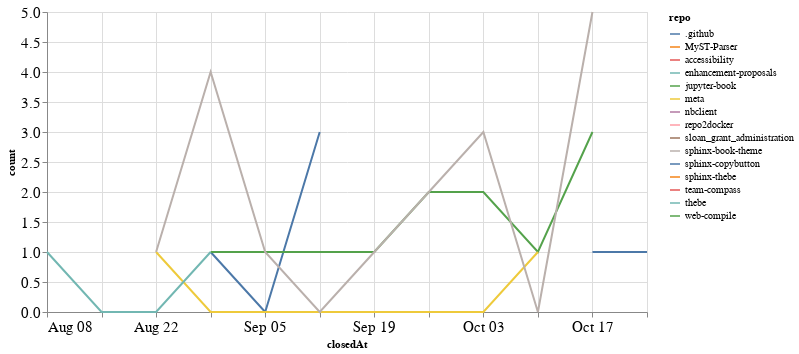

Notebook cell for this chart:
### Code cell
closed_by_time = closed_by.groupby('repo').resample('W', on='closedAt').count()['author'].reset_index()
closed_by_time = closed_by_time.rename(columns={'author': 'count'})

alt.Chart(closed_by_time, width=600).mark_line().encode(
    x='closedAt',
    y='count',
    color='repo',
    tooltip="repo"
)

### Figure 1 — Vega-Lite specification as saved in the notebook (floating-point values rounded to 4 significant figures)
{"config": {"axisLeft": {"labelFontSize": 15}, "axisBottom": {"labelFontSize": 15}}, "data": {"name": "data-6d7f8eaeabe88ea484bcc468e5a8c350"}, "mark": "line", "encoding": {"color": {"type": "nominal", "field": "repo"}, "tooltip": {"type": "nominal", "field": "repo"}, "x": {"type": "temporal", "field": "closedAt"}, "y": {"type": "quantitative", "field": "count"}}, "width": 600, "$schema": "https://vega.github.io/schema/vega-lite/v4.8.1.json", "datasets": {"data-6d7f8eaeabe88ea484bcc468e5a8c350": [{"repo": ".github", "closedAt": "2021-08-29T00:00:00", "count": 1}, {"repo": ".github", "closedAt": "2021-09-05T00:00:00", "count": 0}, {"repo": ".github", "closedAt": "2021-09-12T00:00:00", "count": 3}, {"repo": "MyST-Parser", "closedAt": "2021-09-26T00:00:00", "count": 1}, {"repo": "accessibility", "closedAt": "2021-08-29T00:00:00", "count": 2}, {"repo": "enhancement-proposals", "closedAt": "2021-10-10T00:00:00", "count": 1}, {"repo": "jupyter-book", "closedAt": "2021-08-29T00:00:00", "count": 1}, {"repo": "jupyter-book", "closedAt": "2021-09-05T00:00:00", "count": 1}, {"repo": "jupyter-book", "closedAt": "2021-09-12T00:00:00", "count": 1}, {"repo": "jupyter-book", "closedAt": "2021-09-19T00:00:00", "count": 1}, {"repo": "jupyter-book", "closedAt": "2021-09-26T00:00:00", "count": 2}, {"repo": "jupyter-book", "closedAt": "2021-10-03T00:00:00", "count": 2}, {"repo": "jupyter-book", "closedAt": "2021-10-10T00:00:00", "count": 1}, {"repo": "jupyter-book", "closedAt": "2021-10-17T00:00:00", "count": 3}, {"repo": "meta", "closedAt": "2021-08-22T00:00:00", "count": 1}, {"repo": "meta", "closedAt": "2021-08-29T00:00:00", "count": 0}, {"repo": "meta", "closedAt": "2021-09-05T00:00:00", "count": 0}, {"repo": "meta", "closedAt": "2021-09-12T00:00:00", "count": 0}, {"repo": "meta", "closedAt": "2021-09-19T00:00:00", "count": 0}, {"repo": "meta", "closedAt": "2021-09-26T00:00:00", "count": 0}, {"repo": "meta", "closedAt": "2021-10-03T00:00:00", "count": 0}, {"repo": "meta", "closedAt": "2021-10-10T00:00:00", "count": 1}, {"repo": "nbclient", "closedAt": "2021-09-19T00:00:00", "count": 1}, {"repo": "repo2docker", "closedAt": "2021-09-19T00:00:00", "count": 1}, {"repo": "sloan_grant_administration", "closedAt": "2021-10-10T00:00:00", "count": 1}, {"repo": "sphinx-book-theme", "closedAt": "2021-08-22T00:00:00", "count": 1}, {"repo": "sphinx-book-theme", "closedAt": "2021-08-29T00:00:00", "count": 4}, {"repo": "sphinx-book-theme", "closedAt": "2021-09-05T00:00:00", "count": 1}, {"repo": "sphinx-book-theme", "closedAt": "2021-09-12T00:00:00", "count": 0}, {"repo": "sphinx-book-theme", "closedAt": "2021-09-19T00:00:00", "count": 1}, {"repo": "sphinx-book-theme", "closedAt": "2021-09-26T00:00:00", "count": 2}, {"repo": "sphinx-book-theme", "closedAt": "2021-10-03T00:00:00", "count": 3}, {"repo": "sphinx-book-theme", "closedAt": "2021-10-10T00:00:00", "count": 0}, {"repo": "sphinx-book-theme", "closedAt": "2021-10-17T00:00:00", "count": 5}, {"repo": "sphinx-copybutton", "closedAt": "2021-10-17T00:00:00", "count": 1}, {"repo": "sphinx-copybutton", "closedAt": "2021-10-24T00:00:00", "count": 1}, {"repo": "sphinx-thebe", "closedAt": "2021-08-29T00:00:00", "count": 5}, {"repo": "team-compass", "closedAt": "2021-10-17T00:00:00", "count": 1}, {"repo": "thebe", "closedAt": "2021-08-08T00:00:00", "count": 1}, {"repo": "thebe", "closedAt": "2021-08-15T00:00:00", "count": 0}, {"repo": "thebe", "closedAt": "2021-08-22T00:00:00", "count": 0}, {"repo": "thebe", "closedAt": "2021-08-29T00:00:00", "count": 1}, {"repo": "web-compile", "closedAt": "2021-09-26T00:00:00", "count": 1}]}}
